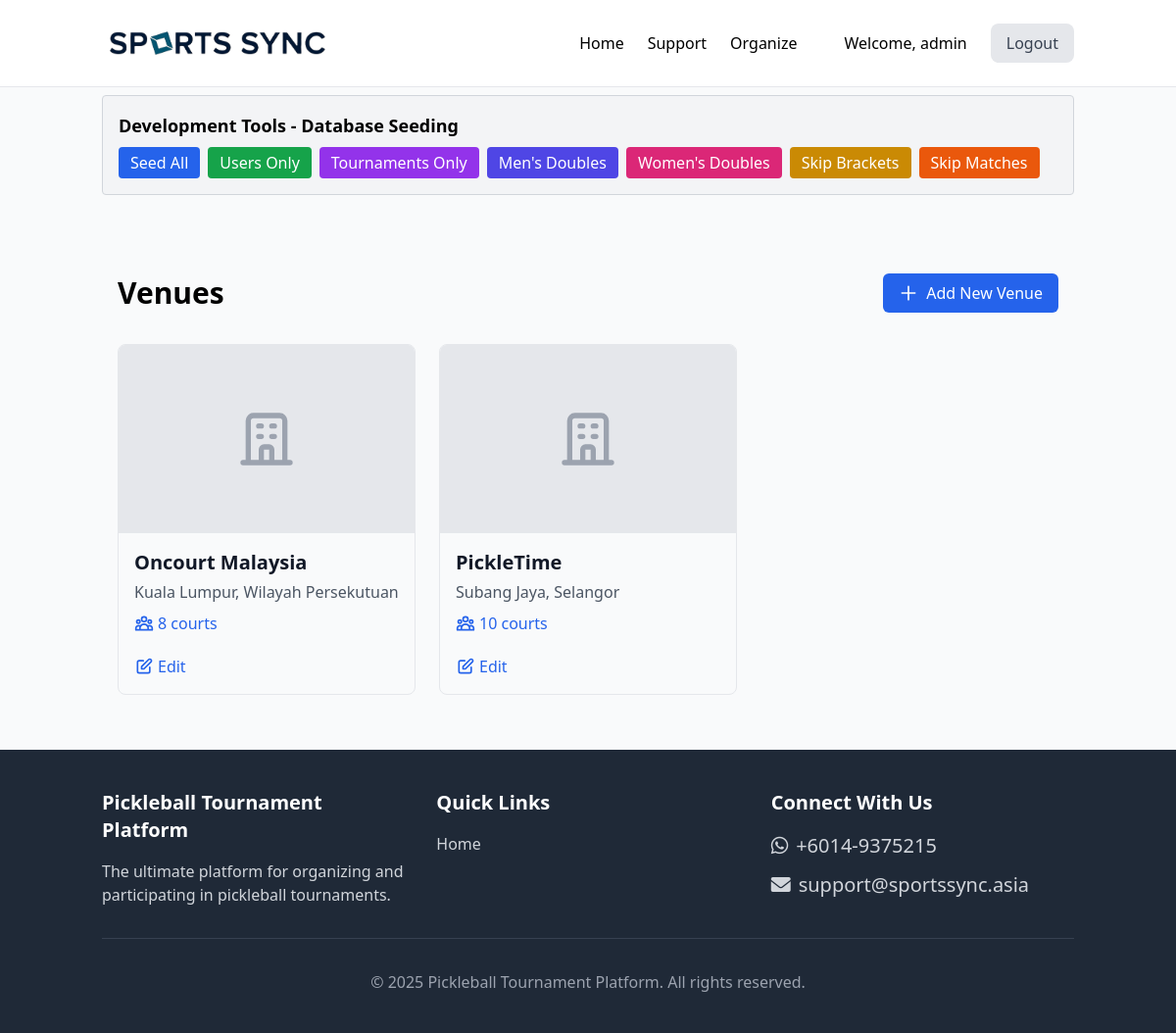
Page /organizer/venues (signed in) on the committed database.
### app/models/user_models.py (models this page shows, shortened)
class User(UserMixin, db.Model):
    __tablename__ = 'user' # Explicitly define table name if needed, though Flask-SQLAlchemy usually infers it
    id = db.Column(db.Integer, primary_key=True)
    full_name = db.Column(db.String(100))
    username = db.Column(db.String(64), index=True, unique=True, nullable=False)
    email = db.Column(db.String(120), index=True, unique=True, nullable=False)
    ic_number = db.Column(db.String(50), unique=True, nullable=True)
    phone = db.Column(db.String(20), nullable=True)
    password_hash = db.Column(db.String(128))
    role = db.Column(Enum(UserRole), default=UserRole.PLAYER)
    is_active = db.Column(db.Boolean, default=True)
    created_at = db.Column(db.DateTime, default=datetime.utcnow)
    digital_signature_hash = db.Column(db.String(128), nullable=True)
    player_profile = db.relationship('PlayerProfile', backref='user', uselist=False, cascade='all, delete-orphan')
    tournaments_organized = db.relationship('Tournament', backref='organizer', lazy='dynamic')
    submitted_tickets = db.relationship('SupportTicket', foreign_keys='SupportTicket.submitter_id', backref='submitter', lazy='dynamic')
    ticket_responses = db.relationship('TicketResponse', backref='user', lazy='dynamic')
    payment_verifications = db.relationship('Registration', foreign_keys='Registration.payment_verified_by', backref='verifier', lazy='dynamic')
    def is_admin(self):
        return self.role == UserRole.ADMIN
    def is_organizer(self):
        return self.role == UserRole.ORGANIZER or self.role == UserRole.ADMIN
    def is_player(self):
        return self.role == UserRole.PLAYER

### app/models/venue_sponsor_models.py (models this page shows, shortened)
class Venue(db.Model):
    __tablename__ = 'venue'
    id = db.Column(db.Integer, primary_key=True)
    name = db.Column(db.String(100), nullable=False)
    address = db.Column(db.String(255))
    city = db.Column(db.String(100))
    state = db.Column(db.String(100))
    country = db.Column(db.String(100))
    description = db.Column(db.Text)
    image = db.Column(db.String(255))  # Legacy field, consider removing if primary_image logic is stable
    website = db.Column(db.String(255))
    postal_code = db.Column(db.String(20))
    is_featured = db.Column(db.Boolean, default=False)
    court_count = db.Column(db.Integer, default=0)
    contact_email = db.Column(db.String(100))
    contact_phone = db.Column(db.String(50))
    facilities = db.Column(db.Text)  # Consider using JSON type if DB supports it
    amenities = db.Column(db.Text)  # Consider using JSON type if DB supports it
    parking_info = db.Column(db.Text)
    google_maps_url = db.Column(db.String(255))
    display_order = db.Column(db.Integer, default=999)
    images = db.relationship('VenueImage', backref='venue', lazy='dynamic', cascade='all, delete-orphan', order_by='VenueImage.display_order')
    tournaments = db.relationship('Tournament', backref='venue', lazy='dynamic')
    @property
    def primary_image(self):
        """Return the primary image path for this venue"""
        primary = next((img for img in self.images if img.is_primary), None)
        if primary:
            return primary.image_path
        first_image = self.images.first()
        if first_image:
            return first_image.image_path
        return self.image

### app/organizer/venue_routes.py (the view)
@bp.route('/venues')
@login_required
@organizer_required # Or maybe admin_required depending on who manages venues globally
def venues():
    venues = Venue.query.order_by(Venue.display_order, Venue.name).all()
    return render_template('organizer/edit_tournament/venues.html', # Consider moving templates to organizer/venue/
                          title='Manage Venues',
                          venues=venues)

### app/models/user_models.py (called while the page is built)
@login.user_loader
def load_user(id):
    return User.query.get(int(id))

### app/templates/organizer/edit_tournament/venues.html (shortened to what this page needs)
{% extends "base.html" %}
{% block content %}
<div class="container mx-auto px-4 py-8">
    <div class="flex justify-between items-center mb-8">
        <h1 class="text-3xl font-bold">Venues</h1>
        <a href="{{ url_for('organizer.create_venue') }}" class="inline-flex items-center px-4 py-2 bg-blue-600 text-white rounded-md hover:bg-blue-700">
            <svg xmlns="http://www.w3.org/2000/svg" class="h-5 w-5 mr-2" fill="none" viewBox="0 0 24 24" stroke="currentColor">
                <path stroke-linecap="round" stroke-linejoin="round" stroke-width="2" d="M12 4v16m8-8H4" />
            </svg>
            Add New Venue
        </a>
    </div>
    <div class="grid grid-cols-1 md:grid-cols-2 lg:grid-cols-3 gap-6">
        {% for venue in venues %}
        <div class="venue-card">
            <div class="relative">
                {% if venue.image %}
                <div class="venue-image" style="background-image: url('/static/{{ venue.image | replace('\\','/') }}');"></div>
                {% else %}
                <div class="venue-image bg-gray-200 flex items-center justify-center">
                </div>
                {% endif %}
            </div>
            <div class="p-4">
                <h2 class="text-xl font-bold text-gray-900 mb-1">{{ venue.name }}</h2>
                <p class="text-gray-600">{{ venue.city }}, {{ venue.state }}</p>
                {% if venue.court_count %}
                <div class="mt-2 inline-flex items-center text-blue-600">
                    <span>{{ venue.court_count }} courts</span>
                </div>
                {% endif %}
                <div class="mt-4 flex items-center justify-between">
                    <a href="{{ url_for('organizer.edit_venue_details', id=venue.id) }}" class="inline-flex items-center text-blue-600 hover:text-blue-800">
                        <svg xmlns="http://www.w3.org/2000/svg" class="h-5 w-5 mr-1" fill="none" viewBox="0 0 24 24" stroke="currentColor">
                            <path stroke-linecap="round" stroke-linejoin="round" stroke-width="2" d="M11 5H6a2 2 0 00-2 2v11a2 2 0 002 2h11a2 2 0 002-2v-5m-1.414-9.414a2 2 0 112.828 2.828L11.828 15H9v-2.828l8.586-8.586z" />
                        </svg>
                        Edit
                    </a>
                </div>
            </div>
        </div>
        {% endfor %}
    </div>
</div>
{% endblock %}

### app/templates/base.html (shortened to what this page needs)
<!DOCTYPE html>
<html lang="en">
<head>
    <script src="https://cdn.tailwindcss.com"></script>
    <link rel="stylesheet" href="https://cdnjs.cloudflare.com/ajax/libs/font-awesome/6.0.0/css/all.min.css">
    <link rel="stylesheet" href="{{ url_for('static', filename='css/main.css') }}">
</head>
<body class="bg-gray-50 min-h-screen flex flex-col">
    <header class="bg-white border-b border-gray-200">
        <div class="container mx-auto px-4 py-4">
            <div class="flex items-center justify-between py-2 pl-2">
                <a href="{{ url_for('main.index') }}" class="text-2xl font-bold text-blue-900 flex items-center">
                    <img src="{{ url_for('static', filename='images/logo.png') }}" alt="Sports Sync" class="h-6 mr-2">
                </a>
                <div class="hidden md:flex items-center space-x-6">
                    <nav class="flex space-x-6 mr-6">
                        <a href="{{ url_for('main.index') }}" class="font-medium hover:text-blue-600">Home</a>
                        <a href="{{ url_for('support.my_tickets') }}" class="font-medium hover:text-blue-600">Support</a>
                        {% if current_user.is_authenticated %}
                            {% if current_user.is_player() %}
                                <a href="{{ url_for('player.dashboard') }}" class="font-medium hover:text-blue-600">My Profile</a>
                            {% elif current_user.is_organizer() %}
                                <a href="{{ url_for('organizer.dashboard') }}" class="font-medium hover:text-blue-600">Organize</a>
                            {% elif current_user.is_admin() %}
                                <a href="{{ url_for('admin.dashboard') }}" class="font-medium hover:text-blue-600">Admin</a>
                            {% endif %}
                        {% endif %}
                    </nav>
                    {% if current_user.is_authenticated %}
                        <span class="mr-2">Welcome, {{ current_user.username }}</span>
                        <a href="{{ url_for('auth.logout') }}" class="px-4 py-2 bg-gray-200 text-gray-700 rounded-lg hover:bg-gray-300">Logout</a>
                    {% else %}
                        <a href="{{ url_for('auth.login') }}" class="px-5 py-2 bg-blue-700 hover:bg-blue-800 text-white rounded-md text-sm font-medium">Sign In</a>
                        <a href="{{ url_for('auth.register') }}" class="hidden px-5 py-2 bg-yellow-400 hover:bg-yellow-500 text-blue-900 rounded-md text-sm font-medium">Register</a>
                    {% endif %}
                </div>
            </div>
        </div>
    </header>
    {% if ENV == 'development' and current_user.is_authenticated and current_user.is_admin() %}
        <div class="container mx-auto px-4 py-2">
            <div class="bg-gray-100 border border-gray-300 rounded p-4 mb-4">
                <h2 class="text-lg font-semibold mb-2">Development Tools - Database Seeding</h2>
                <div class="flex flex-wrap gap-2">
                    <form action="{{ url_for('admin.run_seed') }}" method="post" class="inline">
                        <button type="submit" class="px-3 py-1 bg-blue-600 text-white rounded hover:bg-blue-700">Seed All</button>
                    </form>
                    <form action="{{ url_for('admin.run_seed') }}" method="post" class="inline">
                        <button type="submit" class="px-3 py-1 bg-green-600 text-white rounded hover:bg-green-700">Users Only</button>
                    </form>
                    <form action="{{ url_for('admin.run_seed') }}" method="post" class="inline">
                        <button type="submit" class="px-3 py-1 bg-purple-600 text-white rounded hover:bg-purple-700">Tournaments Only</button>
                    </form>
                    <form action="{{ url_for('admin.run_seed') }}" method="post" class="inline">
                        <button type="submit" class="px-3 py-1 bg-indigo-600 text-white rounded hover:bg-indigo-700">Men's Doubles</button>
                    </form>
                    <form action="{{ url_for('admin.run_seed') }}" method="post" class="inline">
                        <button type="submit" class="px-3 py-1 bg-pink-600 text-white rounded hover:bg-pink-700">Women's Doubles</button>
                    </form>
                    <form action="{{ url_for('admin.run_seed') }}" method="post" class="inline">
                        <button type="submit" class="px-3 py-1 bg-yellow-600 text-white rounded hover:bg-yellow-700">Skip Brackets</button>
                    </form>
                    <form action="{{ url_for('admin.run_seed') }}" method="post" class="inline">
                        <button type="submit" class="px-3 py-1 bg-orange-600 text-white rounded hover:bg-orange-700">Skip Matches</button>
                    </form>
                </div>
            </div>
        </div>
    {% endif %}
    <main class="flex-grow container mx-auto px-4 py-6">
        {% block content %}{% endblock %}
    </main>
    <footer class="bg-gray-800 text-white py-10">
        <div class="container mx-auto px-4">
            <div class="grid grid-cols-1 md:grid-cols-3 gap-8">
                <div>
                    <h3 class="text-xl font-bold mb-4">Pickleball Tournament Platform</h3>
                    <p class="text-gray-300">The ultimate platform for organizing and participating in pickleball tournaments.</p>
                </div>
                <div>
                    <h3 class="text-xl font-bold mb-4">Quick Links</h3>
                    <ul class="space-y-2">
                        <li><a href="{{ url_for('main.index') }}" class="text-gray-300 hover:text-white">Home</a></li>
                    </ul>
                </div>
                <div>
                    <h3 class="text-xl font-bold mb-4">Connect With Us</h3>
                    <div class="flex flex-col space-y-3">
                        <a href="https://wa.link/4dn5ic" target="_blank" class="text-gray-300 hover:text-white text-xl flex items-center">
                            <i class="fab fa-whatsapp mr-2"></i> +6014-9375215
                        </a>
                        <a href="mailto:support@sportssync.asia" target="_blank" class="text-gray-300 hover:text-white text-xl flex items-center">
                            <i class="fas fa-envelope mr-2"></i> support@sportssync.asia
                        </a>
                    </div>
                </div>
            </div>
            <div class="mt-8 pt-8 border-t border-gray-700 text-center text-gray-400">
                <p>&copy; {{ now.year if now else 2025 }} Pickleball Tournament Platform. All rights reserved.</p>
            </div>
        </div>
    </footer>
</body>
</html>

### app/templates/organizer/edit_tournament/venues.html (style rules this page uses)
.venue-card { border: 1px solid #e5e7eb; border-radius: 0.5rem; overflow: hidden; transition: all 0.2s ease; }
.venue-image { height: 12rem; background-size: cover; background-position: center; background-repeat: no-repeat; }

### rows in the picture
User: username "admin"
Venue: name "Oncourt Malaysia", city "Kuala Lumpur", state "Wilayah Persekutuan", court_count "8"
Venue: name "PickleTime", city "Subang Jaya", state "Selangor", court_count "10"

### other values in the picture
{{ now.year if now else 2025 }} "2025"
